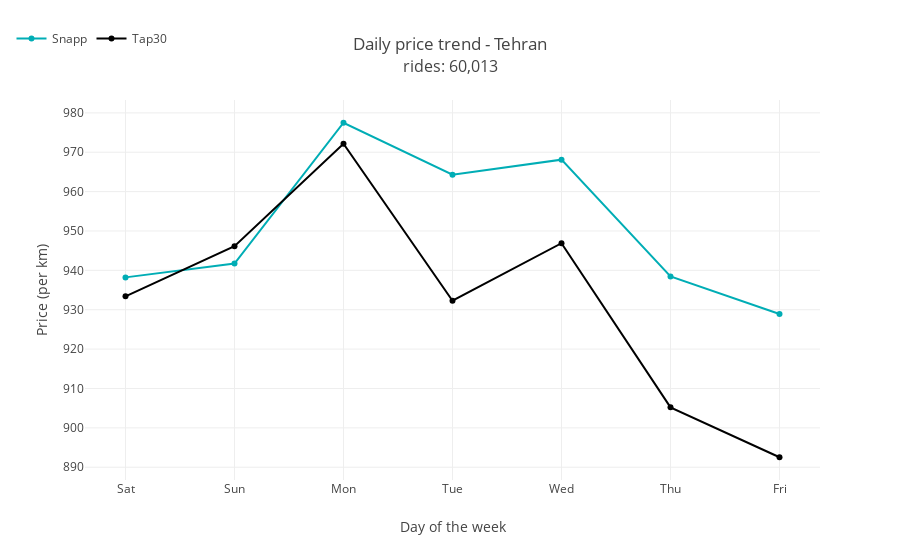

Notebook code for this chart:
### Code cell
trace1 = go.Scatter(
    x = df_tehran_g.timestamp,
    y = df_tehran_g.snapp_price,
    mode = 'lines+markers',
    name = 'Snapp',
    line = dict(
        color = ('#00ADB5'),
        width = 2)
)
trace2 = go.Scatter(
    x = df_tehran_g.timestamp,
    y = df_tehran_g.tap30_price,
    mode = 'lines+markers',
    name = 'Tap30',
    line = dict(
        color = ('#000000'),
        width = 2)
)

data = [trace1, trace2]

layout = dict(title = 'Daily price trend - Tehran<br><span style="font-size: 1rem">rides: {:,.0f}</span>'.format(df_tehran.timestamp.count()/2),
              xaxis = dict(title = 'Day of the week', showticklabels=True, dtick=1,),
              yaxis = dict(title = 'Price (per km)'),
              legend=dict(orientation="h", x=-.1, y=1.2),
              width = 900
              )
fig = dict(data=data, layout=layout)
iplot(fig)

### Figure 1 — Plotly figure (JSON) as saved in the notebook; plotly's stock layout.template omitted (floating-point values rounded to 4 significant figures)
{"data": [{"line": {"color": "#00ADB5", "width": 2}, "mode": "lines+markers", "name": "Snapp", "type": "scatter", "uid": "67b8d86e-478e-401c-b3a1-f5fda97736bb", "x": ["Sat", "Sun", "Mon", "Tue", "Wed", "Thu", "Fri"], "y": [938.2, 941.7, 977.5, 964.3, 968.1, 938.5, 928.9]}, {"line": {"color": "#000000", "width": 2}, "mode": "lines+markers", "name": "Tap30", "type": "scatter", "uid": "27c82a12-7de8-4d6a-9f42-dedbaadcc4c9", "x": ["Sat", "Sun", "Mon", "Tue", "Wed", "Thu", "Fri"], "y": [933.4, 946.1, 972.2, 932.3, 946.9, 905.2, 892.5]}], "layout": {"legend": {"orientation": "h", "x": -0.1, "y": 1.2}, "title": "Daily price trend - Tehran<br><span style=\"font-size: 1rem\">rides: 60,013</span>", "width": 900, "xaxis": {"dtick": 1, "showticklabels": true, "title": "Day of the week"}, "yaxis": {"title": "Price (per km)"}}}
